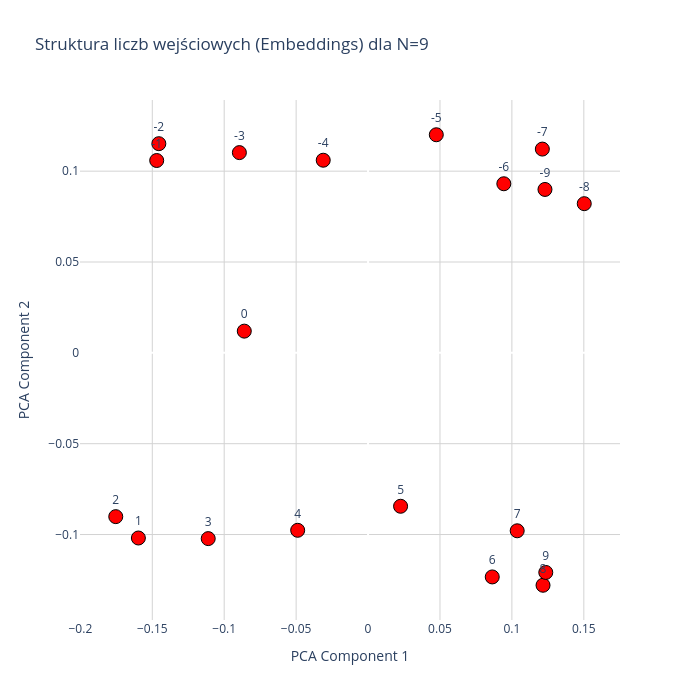

Notebook source saved alongside this figure:
### Code cell
model, N = GetModelFromConfig("")

model_path = r"checkpoint_epoch_7000.pt"

checkpoint = torch.load(model_path, map_location="cpu")

model_weights = checkpoint["model_state_dict"]
model.load_state_dict(model_weights)

plot_input_only_plotly(model, N=N)

### Figure 1 — Plotly figure (JSON) as saved in the notebook; plotly's stock layout.template omitted (floating-point values rounded to 4 significant figures)
{"data": [{"hoverinfo": "text", "hovertext": ["Wartość wejściowa: -9<br>Index w embed: 153", "Wartość wejściowa: -8<br>Index w embed: 154", "Wartość wejściowa: -7<br>Index w embed: 155", "Wartość wejściowa: -6<br>Index w embed: 156", "Wartość wejściowa: -5<br>Index w embed: 157", "Wartość wejściowa: -4<br>Index w embed: 158", "Wartość wejściowa: -3<br>Index w embed: 159", "Wartość wejściowa: -2<br>Index w embed: 160", "Wartość wejściowa: -1<br>Index w embed: 161", "Wartość wejściowa: 0<br>Index w embed: 162", "Wartość wejściowa: 1<br>Index w embed: 163", "Wartość wejściowa: 2<br>Index w embed: 164", "Wartość wejściowa: 3<br>Index w embed: 165", "Wartość wejściowa: 4<br>Index w embed: 166", "Wartość wejściowa: 5<br>Index w embed: 167", "Wartość wejściowa: 6<br>Index w embed: 168", "Wartość wejściowa: 7<br>Index w embed: 169", "Wartość wejściowa: 8<br>Index w embed: 170", "Wartość wejściowa: 9<br>Index w embed: 171"], "marker": {"color": "red", "line": {"color": "black", "width": 1}, "size": 14}, "mode": "markers+text", "text": ["-9", "-8", "-7", "-6", "-5", "-4", "-3", "-2", "-1", "0", "1", "2", "3", "4", "5", "6", "7", "8", "9"], "textposition": "top center", "type": "scatter", "x": [0.123, 0.1503, 0.1212, 0.09439, 0.04745, -0.03116, -0.08944, -0.1454, -0.1469, -0.08604, -0.1597, -0.1754, -0.1111, -0.04892, 0.02262, 0.08633, 0.1037, 0.1216, 0.1236], "y": [0.08994, 0.08211, 0.1122, 0.09308, 0.12, 0.106, 0.1102, 0.1151, 0.1059, 0.01195, -0.1019, -0.09016, -0.1023, -0.09768, -0.08445, -0.1233, -0.09795, -0.1279, -0.1209]}], "layout": {"height": 700, "plot_bgcolor": "white", "title": {"text": "Struktura liczb wejściowych (Embeddings) dla N=9"}, "width": 700, "xaxis": {"gridcolor": "lightgray", "showgrid": true, "title": {"text": "PCA Component 1"}}, "yaxis": {"gridcolor": "lightgray", "showgrid": true, "title": {"text": "PCA Component 2"}}}}
